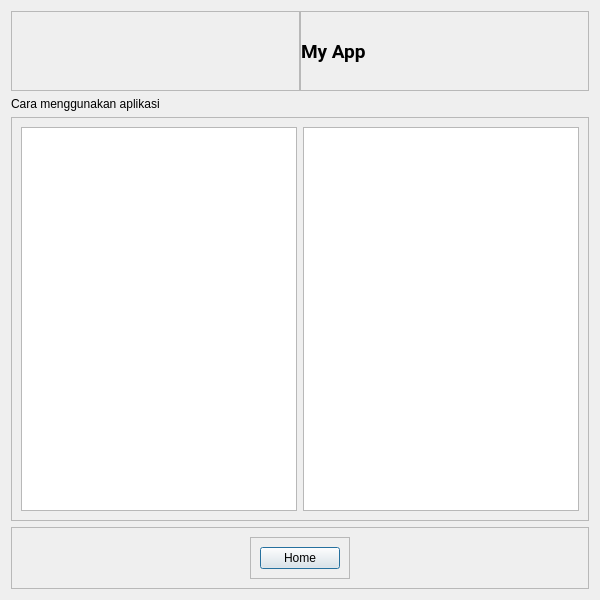
<?xml version="1.0" encoding="UTF-8"?>
<ui version="4.0">
 <class>formHelpDialog</class>
 <widget class="QDialog" name="formHelpDialog">
  <property name="geometry">
   <rect>
    <x>0</x>
    <y>0</y>
    <width>600</width>
    <height>600</height>
   </rect>
  </property>
  <property name="minimumSize">
   <size>
    <width>600</width>
    <height>600</height>
   </size>
  </property>
  <property name="windowTitle">
   <string>Help</string>
  </property>
  <layout class="QVBoxLayout" name="verticalLayout">
   <item>
    <layout class="QHBoxLayout" name="horizontalLayout_5">
     <property name="spacing">
      <number>0</number>
     </property>
     <item>
      <widget class="QFrame" name="frame_2">
       <property name="maximumSize">
        <size>
         <width>16777215</width>
         <height>150</height>
        </size>
       </property>
       <property name="frameShape">
        <enum>QFrame::StyledPanel</enum>
       </property>
       <property name="frameShadow">
        <enum>QFrame::Raised</enum>
       </property>
       <layout class="QHBoxLayout" name="horizontalLayout_2">
        <property name="spacing">
         <number>0</number>
        </property>
        <property name="leftMargin">
         <number>0</number>
        </property>
        <property name="topMargin">
         <number>0</number>
        </property>
        <property name="rightMargin">
         <number>0</number>
        </property>
        <property name="bottomMargin">
         <number>0</number>
        </property>
        <item>
         <spacer name="horizontalSpacer_4">
          <property name="orientation">
           <enum>Qt::Horizontal</enum>
          </property>
          <property name="sizeHint" stdset="0">
           <size>
            <width>40</width>
            <height>20</height>
           </size>
          </property>
         </spacer>
        </item>
        <item>
         <widget class="QLabel" name="label_5">
          <property name="sizePolicy">
           <sizepolicy hsizetype="Preferred" vsizetype="Preferred">
            <horstretch>0</horstretch>
            <verstretch>0</verstretch>
           </sizepolicy>
          </property>
          <property name="minimumSize">
           <size>
            <width>78</width>
            <height>78</height>
           </size>
          </property>
          <property name="maximumSize">
           <size>
            <width>78</width>
            <height>78</height>
           </size>
          </property>
          <property name="baseSize">
           <size>
            <width>0</width>
            <height>0</height>
           </size>
          </property>
          <property name="styleSheet">
           <string notr="true">image: url(:/Logo/Artboard 22-75.png);</string>
          </property>
          <property name="text">
           <string/>
          </property>
          <property name="alignment">
           <set>Qt::AlignRight|Qt::AlignTrailing|Qt::AlignVCenter</set>
          </property>
         </widget>
        </item>
       </layout>
      </widget>
     </item>
     <item>
      <widget class="QFrame" name="frame_4">
       <property name="maximumSize">
        <size>
         <width>16777215</width>
         <height>150</height>
        </size>
       </property>
       <property name="frameShape">
        <enum>QFrame::StyledPanel</enum>
       </property>
       <property name="frameShadow">
        <enum>QFrame::Raised</enum>
       </property>
       <layout class="QHBoxLayout" name="horizontalLayout_7">
        <property name="spacing">
         <number>0</number>
        </property>
        <property name="leftMargin">
         <number>0</number>
        </property>
        <property name="topMargin">
         <number>0</number>
        </property>
        <property name="rightMargin">
         <number>0</number>
        </property>
        <property name="bottomMargin">
         <number>0</number>
        </property>
        <item>
         <widget class="QLabel" name="label_6">
          <property name="font">
           <font>
            <family>Roboto</family>
            <pointsize>14</pointsize>
            <weight>75</weight>
            <bold>true</bold>
           </font>
          </property>
          <property name="text">
           <string>My App</string>
          </property>
         </widget>
        </item>
        <item>
         <spacer name="horizontalSpacer_5">
          <property name="orientation">
           <enum>Qt::Horizontal</enum>
          </property>
          <property name="sizeHint" stdset="0">
           <size>
            <width>40</width>
            <height>20</height>
           </size>
          </property>
         </spacer>
        </item>
       </layout>
      </widget>
     </item>
    </layout>
   </item>
   <item>
    <widget class="QLabel" name="label">
     <property name="text">
      <string>Cara menggunakan aplikasi</string>
     </property>
    </widget>
   </item>
   <item>
    <widget class="QFrame" name="frame_5">
     <property name="frameShape">
      <enum>QFrame::StyledPanel</enum>
     </property>
     <property name="frameShadow">
      <enum>QFrame::Raised</enum>
     </property>
     <layout class="QGridLayout" name="gridLayout_2">
      <item row="1" column="1">
       <widget class="QTextEdit" name="lineHelp2"/>
      </item>
      <item row="1" column="0">
       <widget class="QTextEdit" name="lineHelp1"/>
      </item>
     </layout>
    </widget>
   </item>
   <item>
    <widget class="QFrame" name="frame_6">
     <property name="minimumSize">
      <size>
       <width>0</width>
       <height>0</height>
      </size>
     </property>
     <property name="frameShape">
      <enum>QFrame::StyledPanel</enum>
     </property>
     <property name="frameShadow">
      <enum>QFrame::Raised</enum>
     </property>
     <layout class="QHBoxLayout" name="horizontalLayout_8">
      <item>
       <spacer name="horizontalSpacer">
        <property name="orientation">
         <enum>Qt::Horizontal</enum>
        </property>
        <property name="sizeHint" stdset="0">
         <size>
          <width>40</width>
          <height>20</height>
         </size>
        </property>
       </spacer>
      </item>
      <item>
       <widget class="QFrame" name="frame_8">
        <property name="frameShape">
         <enum>QFrame::StyledPanel</enum>
        </property>
        <property name="frameShadow">
         <enum>QFrame::Raised</enum>
        </property>
        <layout class="QGridLayout" name="gridLayout_5">
         <item row="0" column="1">
          <widget class="QPushButton" name="buttonHome">
           <property name="text">
            <string>Home</string>
           </property>
          </widget>
         </item>
        </layout>
       </widget>
      </item>
      <item>
       <spacer name="horizontalSpacer_6">
        <property name="orientation">
         <enum>Qt::Horizontal</enum>
        </property>
        <property name="sizeHint" stdset="0">
         <size>
          <width>40</width>
          <height>20</height>
         </size>
        </property>
       </spacer>
      </item>
     </layout>
    </widget>
   </item>
  </layout>
 </widget>
 <resources>
  <include location="source1.qrc"/>
 </resources>
 <connections/>
</ui>
